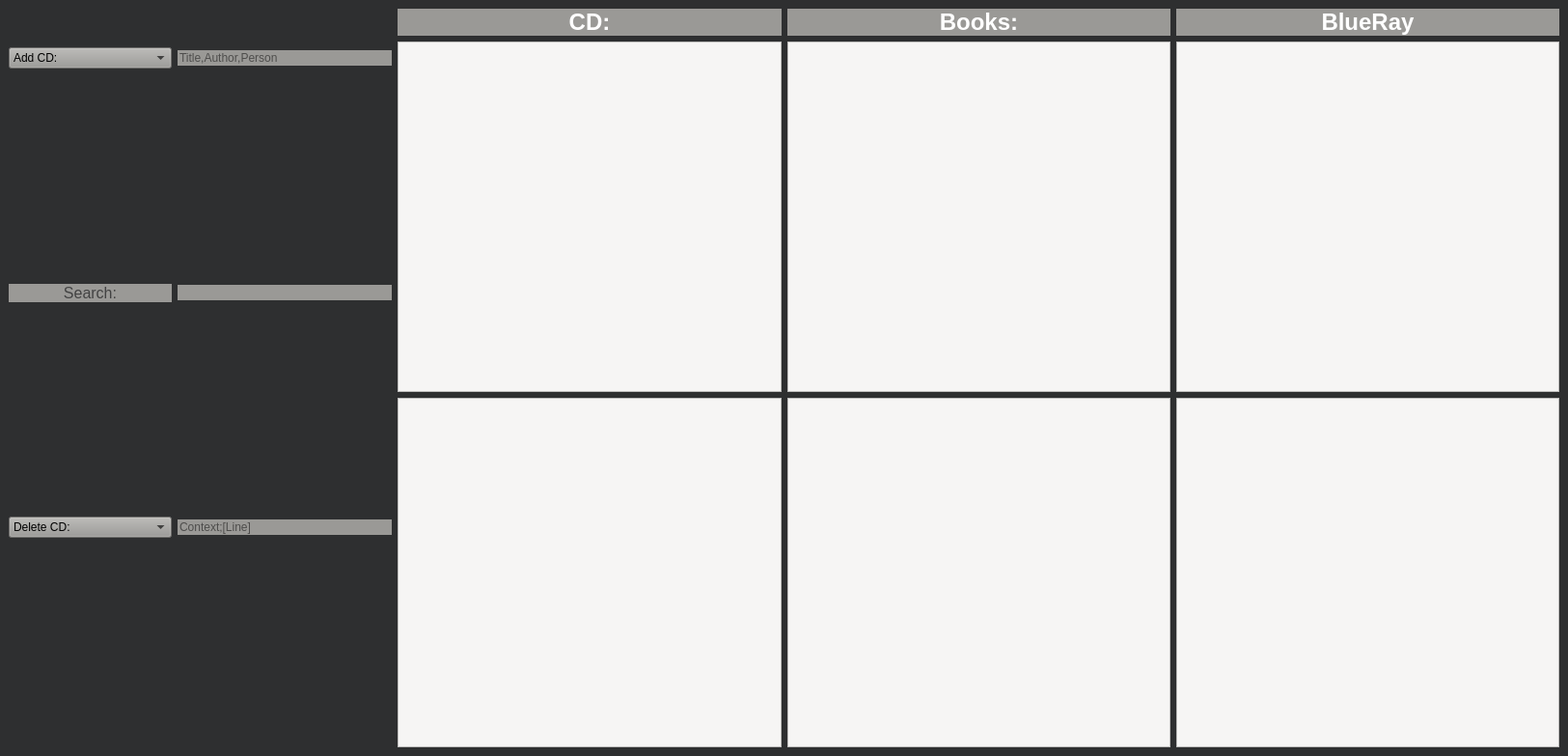
<?xml version="1.0" encoding="UTF-8"?>
<ui version="4.0">
 <class>MainWindow</class>
 <widget class="QMainWindow" name="MainWindow">
  <property name="windowModality">
   <enum>Qt::ApplicationModal</enum>
  </property>
  <property name="enabled">
   <bool>true</bool>
  </property>
  <property name="geometry">
   <rect>
    <x>0</x>
    <y>0</y>
    <width>1625</width>
    <height>783</height>
   </rect>
  </property>
  <property name="minimumSize">
   <size>
    <width>1000</width>
    <height>500</height>
   </size>
  </property>
  <property name="windowTitle">
   <string>Cpp Beleg - Kevin Pietzsch</string>
  </property>
  <property name="windowIcon">
   <iconset>
    <normaloff>Beleg2.png</normaloff>Beleg2.png</iconset>
  </property>
  <property name="styleSheet">
   <string notr="true">background-color: rgb(46, 47, 48);</string>
  </property>
  <widget class="QWidget" name="centralwidget">
   <property name="enabled">
    <bool>true</bool>
   </property>
   <property name="sizePolicy">
    <sizepolicy hsizetype="Maximum" vsizetype="Maximum">
     <horstretch>0</horstretch>
     <verstretch>0</verstretch>
    </sizepolicy>
   </property>
   <property name="minimumSize">
    <size>
     <width>0</width>
     <height>0</height>
    </size>
   </property>
   <property name="contextMenuPolicy">
    <enum>Qt::PreventContextMenu</enum>
   </property>
   <property name="autoFillBackground">
    <bool>false</bool>
   </property>
   <layout class="QGridLayout" name="gridLayout_2">
    <item row="0" column="3">
     <layout class="QGridLayout" name="gridLayout">
      <property name="sizeConstraint">
       <enum>QLayout::SetNoConstraint</enum>
      </property>
      <item row="1" column="0">
       <layout class="QGridLayout" name="Eingabe" rowstretch="0,0,0,0,0,0,0,0" columnstretch="0,0,0">
        <property name="sizeConstraint">
         <enum>QLayout::SetFixedSize</enum>
        </property>
        <property name="topMargin">
         <number>40</number>
        </property>
        <item row="5" column="2">
         <widget class="QLineEdit" name="lineEdit_5">
          <property name="styleSheet">
           <string notr="true">border-color: rgb(0, 0, 0);
background-color: rgb(154, 153, 150);</string>
          </property>
          <property name="text">
           <string/>
          </property>
          <property name="frame">
           <bool>false</bool>
          </property>
          <property name="readOnly">
           <bool>false</bool>
          </property>
          <property name="placeholderText">
           <string>Context;[Line]</string>
          </property>
         </widget>
        </item>
        <item row="0" column="2">
         <widget class="QLineEdit" name="lineEdit_2">
          <property name="sizePolicy">
           <sizepolicy hsizetype="Expanding" vsizetype="Fixed">
            <horstretch>0</horstretch>
            <verstretch>0</verstretch>
           </sizepolicy>
          </property>
          <property name="styleSheet">
           <string notr="true">border-color: rgb(0, 0, 0);
background-color: rgb(154, 153, 150);</string>
          </property>
          <property name="text">
           <string/>
          </property>
          <property name="frame">
           <bool>false</bool>
          </property>
          <property name="readOnly">
           <bool>false</bool>
          </property>
          <property name="placeholderText">
           <string>Title,Author,Person</string>
          </property>
         </widget>
        </item>
        <item row="3" column="0">
         <widget class="QLabel" name="label_3">
          <property name="mouseTracking">
           <bool>true</bool>
          </property>
          <property name="styleSheet">
           <string notr="true">border-color: rgb(0, 0, 0);
background-color: rgb(154, 153, 150);</string>
          </property>
          <property name="text">
           <string>&lt;html&gt;&lt;head/&gt;&lt;body&gt;&lt;p&gt;&lt;span style=&quot; font-size:12pt; color:#424242;&quot;&gt;Search:&lt;/span&gt;&lt;/p&gt;&lt;/body&gt;&lt;/html&gt;</string>
          </property>
          <property name="alignment">
           <set>Qt::AlignCenter</set>
          </property>
          <property name="textInteractionFlags">
           <set>Qt::NoTextInteraction</set>
          </property>
          <property name="buddy">
           <cstring>lineEdit_3</cstring>
          </property>
         </widget>
        </item>
        <item row="2" column="2">
         <spacer name="verticalSpacer_3">
          <property name="orientation">
           <enum>Qt::Vertical</enum>
          </property>
          <property name="sizeHint" stdset="0">
           <size>
            <width>20</width>
            <height>40</height>
           </size>
          </property>
         </spacer>
        </item>
        <item row="3" column="2">
         <widget class="QLineEdit" name="lineEdit_3">
          <property name="styleSheet">
           <string notr="true">border-color: rgb(0, 0, 0);
background-color: rgb(154, 153, 150);</string>
          </property>
          <property name="text">
           <string/>
          </property>
          <property name="frame">
           <bool>false</bool>
          </property>
          <property name="readOnly">
           <bool>false</bool>
          </property>
         </widget>
        </item>
        <item row="5" column="0">
         <widget class="QComboBox" name="comboBox">
          <property name="styleSheet">
           <string notr="true">border-color: rgb(0, 0, 0);
background-color: rgb(154, 153, 150);</string>
          </property>
          <item>
           <property name="text">
            <string>Delete CD:</string>
           </property>
          </item>
          <item>
           <property name="text">
            <string>Delete Books: </string>
           </property>
          </item>
          <item>
           <property name="text">
            <string>Delete BlueRay:</string>
           </property>
          </item>
          <item>
           <property name="text">
            <string>Delete Person (CD):</string>
           </property>
          </item>
          <item>
           <property name="text">
            <string>Delete Person (Books):</string>
           </property>
          </item>
          <item>
           <property name="text">
            <string>Delete Person (BlueRay):</string>
           </property>
          </item>
         </widget>
        </item>
        <item row="7" column="2">
         <spacer name="verticalSpacer">
          <property name="orientation">
           <enum>Qt::Vertical</enum>
          </property>
          <property name="sizeHint" stdset="0">
           <size>
            <width>20</width>
            <height>40</height>
           </size>
          </property>
         </spacer>
        </item>
        <item row="4" column="2">
         <spacer name="verticalSpacer_2">
          <property name="orientation">
           <enum>Qt::Vertical</enum>
          </property>
          <property name="sizeHint" stdset="0">
           <size>
            <width>20</width>
            <height>40</height>
           </size>
          </property>
         </spacer>
        </item>
        <item row="0" column="0">
         <widget class="QComboBox" name="comboBox_3">
          <property name="styleSheet">
           <string notr="true">border-color: rgb(0, 0, 0);
background-color: rgb(154, 153, 150);</string>
          </property>
          <item>
           <property name="text">
            <string>Add CD:</string>
           </property>
          </item>
          <item>
           <property name="text">
            <string>Add Books:</string>
           </property>
          </item>
          <item>
           <property name="text">
            <string>Add BlueRay:</string>
           </property>
          </item>
         </widget>
        </item>
       </layout>
      </item>
      <item row="1" column="2">
       <layout class="QVBoxLayout" name="BooksAusgabe">
        <item>
         <widget class="QLabel" name="label_14">
          <property name="mouseTracking">
           <bool>true</bool>
          </property>
          <property name="styleSheet">
           <string notr="true">border-color: rgb(0, 0, 0);
background-color: rgb(154, 153, 150);</string>
          </property>
          <property name="text">
           <string>&lt;html&gt;&lt;head/&gt;&lt;body&gt;&lt;p align=&quot;center&quot;&gt;&lt;span style=&quot; font-size:18pt; font-weight:600; color:#ffffff;&quot;&gt;Books:&lt;/span&gt;&lt;/p&gt;&lt;/body&gt;&lt;/html&gt;</string>
          </property>
          <property name="alignment">
           <set>Qt::AlignCenter</set>
          </property>
          <property name="textInteractionFlags">
           <set>Qt::NoTextInteraction</set>
          </property>
         </widget>
        </item>
        <item>
         <widget class="QTextBrowser" name="BP_Output">
          <property name="styleSheet">
           <string notr="true">background-color: rgb(246, 245, 244);</string>
          </property>
          <property name="html">
           <string>&lt;!DOCTYPE HTML PUBLIC &quot;-//W3C//DTD HTML 4.0//EN&quot; &quot;http://www.w3.org/TR/REC-html40/strict.dtd&quot;&gt;
&lt;html&gt;&lt;head&gt;&lt;meta name=&quot;qrichtext&quot; content=&quot;1&quot; /&gt;&lt;meta charset=&quot;utf-8&quot; /&gt;&lt;style type=&quot;text/css&quot;&gt;
p, li { white-space: pre-wrap; }
hr { height: 1px; border-width: 0; }
&lt;/style&gt;&lt;/head&gt;&lt;body style=&quot; font-family:'Ubuntu'; font-size:11pt; font-weight:400; font-style:normal;&quot;&gt;
&lt;p style=&quot; margin-top:12px; margin-bottom:12px; margin-left:0px; margin-right:0px; -qt-block-indent:0; text-indent:0px;&quot;&gt;&lt;br /&gt;&lt;/p&gt;&lt;/body&gt;&lt;/html&gt;</string>
          </property>
         </widget>
        </item>
        <item>
         <widget class="QTextBrowser" name="Books_Output">
          <property name="styleSheet">
           <string notr="true">background-color: rgb(246, 245, 244);</string>
          </property>
         </widget>
        </item>
       </layout>
      </item>
      <item row="1" column="1">
       <layout class="QVBoxLayout" name="CD_Ausgabe">
        <item>
         <widget class="QLabel" name="label_13">
          <property name="mouseTracking">
           <bool>true</bool>
          </property>
          <property name="styleSheet">
           <string notr="true">background-color: rgb(154, 153, 150);
border-color: rgb(255, 0, 0);</string>
          </property>
          <property name="text">
           <string>&lt;html&gt;&lt;head/&gt;&lt;body&gt;&lt;p align=&quot;center&quot;&gt;&lt;span style=&quot; font-size:18pt; font-weight:600; color:#ffffff;&quot;&gt;CD:&lt;/span&gt;&lt;/p&gt;&lt;/body&gt;&lt;/html&gt;</string>
          </property>
          <property name="alignment">
           <set>Qt::AlignCenter</set>
          </property>
          <property name="textInteractionFlags">
           <set>Qt::NoTextInteraction</set>
          </property>
         </widget>
        </item>
        <item>
         <widget class="QTextBrowser" name="CDP_Output">
          <property name="styleSheet">
           <string notr="true">background-color: rgb(246, 245, 244);</string>
          </property>
         </widget>
        </item>
        <item>
         <widget class="QTextBrowser" name="CD_Output">
          <property name="styleSheet">
           <string notr="true">background-color: rgb(246, 245, 244);</string>
          </property>
          <property name="html">
           <string>&lt;!DOCTYPE HTML PUBLIC &quot;-//W3C//DTD HTML 4.0//EN&quot; &quot;http://www.w3.org/TR/REC-html40/strict.dtd&quot;&gt;
&lt;html&gt;&lt;head&gt;&lt;meta name=&quot;qrichtext&quot; content=&quot;1&quot; /&gt;&lt;meta charset=&quot;utf-8&quot; /&gt;&lt;style type=&quot;text/css&quot;&gt;
p, li { white-space: pre-wrap; }
hr { height: 1px; border-width: 0; }
&lt;/style&gt;&lt;/head&gt;&lt;body style=&quot; font-family:'Ubuntu'; font-size:11pt; font-weight:400; font-style:normal;&quot;&gt;
&lt;p style=&quot;-qt-paragraph-type:empty; margin-top:0px; margin-bottom:0px; margin-left:0px; margin-right:0px; -qt-block-indent:0; text-indent:0px;&quot;&gt;&lt;br /&gt;&lt;/p&gt;&lt;/body&gt;&lt;/html&gt;</string>
          </property>
         </widget>
        </item>
       </layout>
      </item>
      <item row="1" column="5">
       <layout class="QVBoxLayout" name="BlueRay">
        <item>
         <widget class="QLabel" name="label">
          <property name="styleSheet">
           <string notr="true">border-color: rgb(0, 0, 0);
background-color: rgb(154, 153, 150);</string>
          </property>
          <property name="text">
           <string>&lt;html&gt;&lt;head/&gt;&lt;body&gt;&lt;p align=&quot;center&quot;&gt;&lt;span style=&quot; font-size:18pt; font-weight:700; color:#ffffff;&quot;&gt;BlueRay&lt;/span&gt;&lt;/p&gt;&lt;/body&gt;&lt;/html&gt;</string>
          </property>
         </widget>
        </item>
        <item>
         <widget class="QTextBrowser" name="BRP_Output">
          <property name="styleSheet">
           <string notr="true">background-color: rgb(246, 245, 244);</string>
          </property>
         </widget>
        </item>
        <item>
         <widget class="QTextBrowser" name="BR_Output">
          <property name="styleSheet">
           <string notr="true">background-color: rgb(246, 245, 244);</string>
          </property>
         </widget>
        </item>
       </layout>
      </item>
     </layout>
    </item>
   </layout>
  </widget>
 </widget>
 <tabstops>
  <tabstop>lineEdit_3</tabstop>
  <tabstop>comboBox</tabstop>
  <tabstop>lineEdit_5</tabstop>
 </tabstops>
 <resources/>
 <connections/>
</ui>
